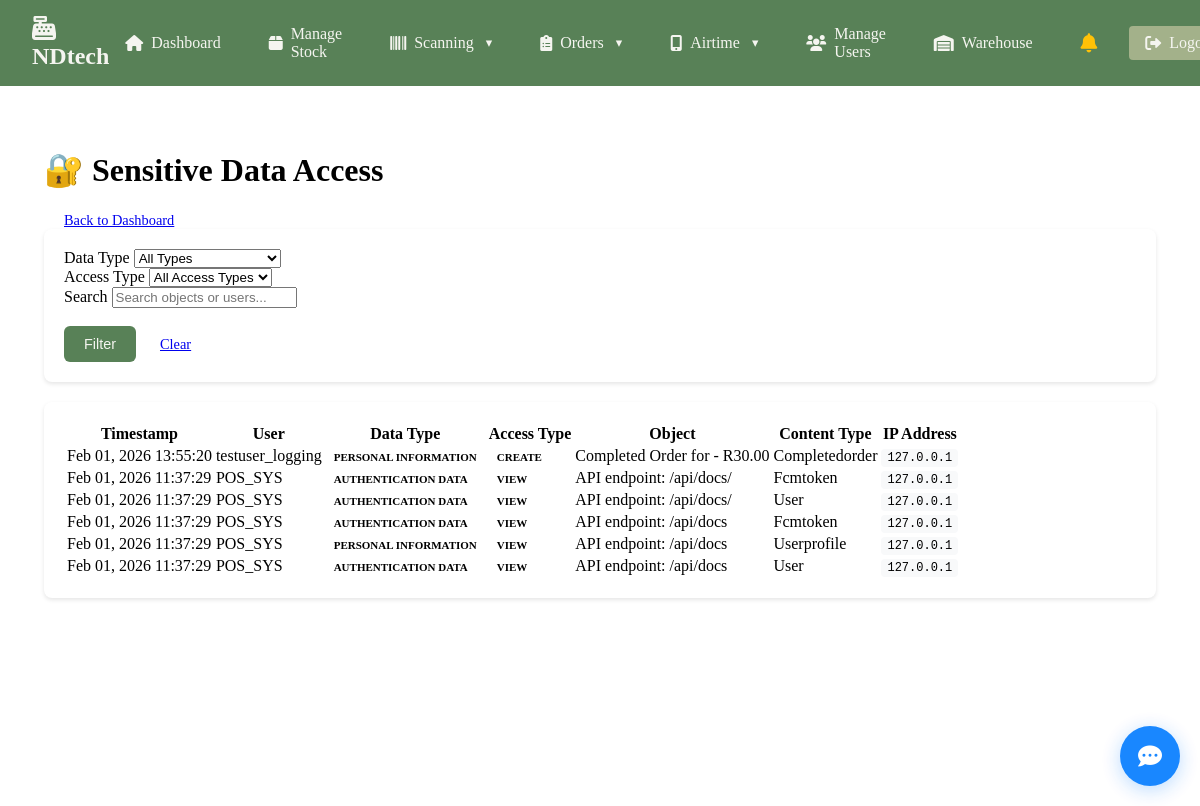
/audit/sensitive-data/ (signed in), run on an earlier commit of the app's database.
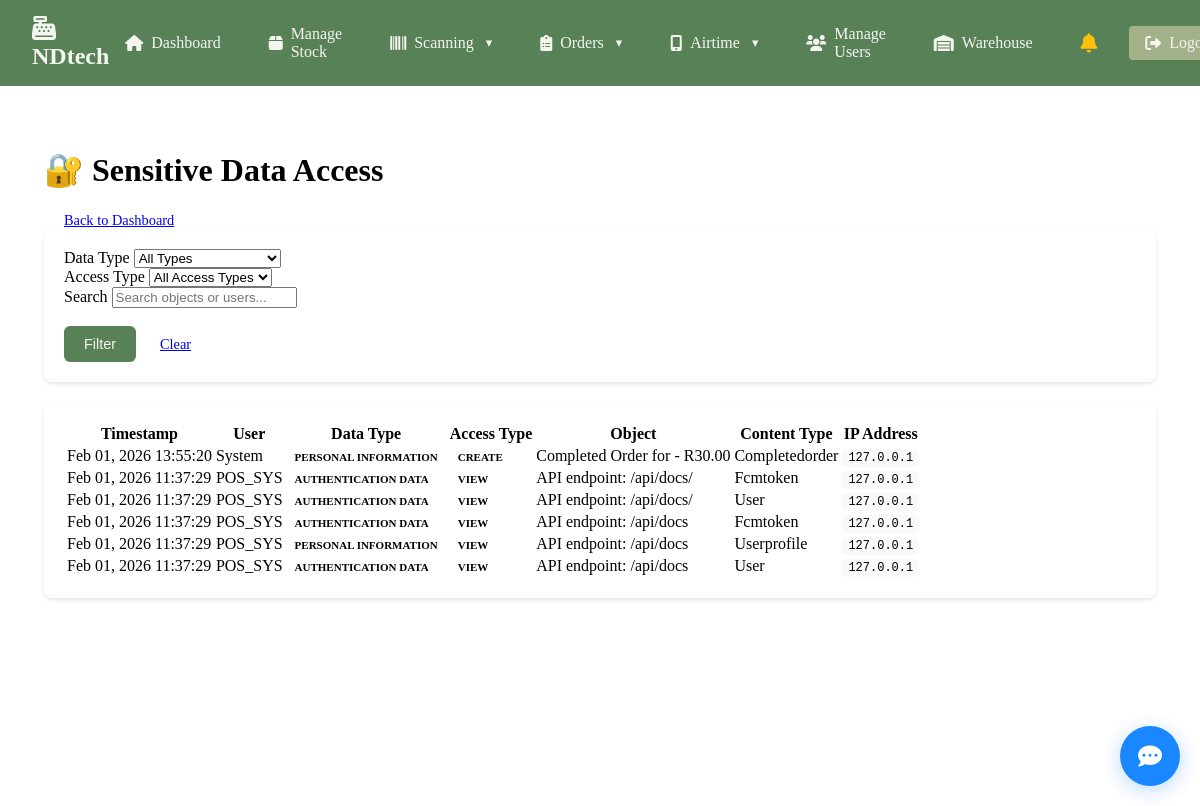
And on a later commit of the database.
### nano/models.py (models this page shows, shortened)
class SensitiveDataAccessLog(models.Model):
    DATA_TYPES = [
        ('personal_info', 'Personal Information'),
        ('financial_data', 'Financial Data'),
        ('health_data', 'Health Data'),
        ('contact_info', 'Contact Information'),
        ('authentication_data', 'Authentication Data'),
        ('location_data', 'Location Data'),
        ('communication_data', 'Communication Data'),
    ]
    ACCESS_TYPES = [
        ('view', 'View'),
        ('export', 'Export'),
        ('print', 'Print'),
        ('download', 'Download'),
        ('share', 'Share'),
    ]
    user = models.ForeignKey(User, on_delete=models.SET_NULL, null=True, blank=True, related_name='sensitive_data_logs')
    data_type = models.CharField(max_length=20, choices=DATA_TYPES)
    access_type = models.CharField(max_length=10, choices=ACCESS_TYPES)
    content_type = models.CharField(max_length=100)  # Model name
    object_id = models.PositiveIntegerField(null=True, blank=True)
    object_repr = models.CharField(max_length=200)
    sensitive_fields = models.JSONField(default=list, help_text="List of sensitive fields accessed")
    ip_address = models.GenericIPAddressField(null=True, blank=True)
    user_agent = models.TextField(blank=True)
    request_url = models.URLField(blank=True)
    session_key = models.CharField(max_length=40, blank=True)
    access_reason = models.TextField(blank=True, help_text="Reason for accessing sensitive data")
    legal_basis = models.CharField(max_length=100, blank=True, help_text="Legal basis for access")
    is_bulk_access = models.BooleanField(default=False)
    total_records = models.PositiveIntegerField(default=1)
    expires_at = models.DateTimeField(null=True, blank=True, help_text="When this log should be deleted")
    created_at = models.DateTimeField(auto_now_add=True)
    class Meta:
        ordering = ['-created_at']
        indexes = [
            models.Index(fields=['data_type', 'access_type', 'created_at']),
            models.Index(fields=['user', 'created_at']),
            models.Index(fields=['content_type', 'created_at']),
            models.Index(fields=['is_bulk_access', 'created_at']),
        ]

### nano/views_audit_dashboard.py (the view)
# urls.py: path('audit/sensitive-data/', views_audit_dashboard.sensitive_data_access_view, name='sensitive_data_access'),
@login_required
@user_passes_test(is_admin_or_manager)
def sensitive_data_access_view(request):
    page = request.GET.get('page', 1)
    data_type = request.GET.get('data_type', '')
    access_type = request.GET.get('access_type', '')
    search = request.GET.get('search', '')
    access_logs = SensitiveDataAccessLog.objects.select_related('user').order_by('-created_at')
    if data_type:
        access_logs = access_logs.filter(data_type=data_type)
    if access_type:
        access_logs = access_logs.filter(access_type=access_type)
    if search:
        access_logs = access_logs.filter(
            Q(object_repr__icontains=search) |
            Q(user__username__icontains=search) |
            Q(content_type__icontains=search)
        )
    paginator = Paginator(access_logs, 50)
    logs_page = paginator.get_page(page)
    context = {
        'access_logs': logs_page,
        'data_types': SensitiveDataAccessLog.DATA_TYPES,
        'access_types': SensitiveDataAccessLog.ACCESS_TYPES,
        'current_filters': {
            'data_type': data_type,
            'access_type': access_type,
            'search': search,
        },
        'page_title': 'Sensitive Data Access',
    }
    return render(request, 'nano/sensitive_data_access.html', context)

### nano/authentication.py (called while the page is built)
    def get_user(self, user_id):
        try:
            user = User.objects.get(pk=user_id)
            if not user.is_active:
                return None
            try:
                user_profile = UserProfile.objects.get(user=user)
                if not user_profile.is_active:
                    return None
            except UserProfile.DoesNotExist:
                pass
            return user
        except User.DoesNotExist:
            return None

### nano/context_processors.py (called while the page is built)
def user_company_name(request):
    if request.user.is_authenticated and hasattr(request.user, 'userprofile'):
        company_name = getattr(request.user.userprofile, 'company_name', None)
        if company_name:
            return {'user_company_name': company_name}
    return {'user_company_name': 'NDtech'}

### nano/views_audit_dashboard.py (called while the page is built)
def is_admin_or_manager(user):
    if not user.is_authenticated:
        return False
    try:
        profile = user.userprofile
        return profile.role in ['admin', 'manager', 'superuser']
    except UserProfile.DoesNotExist:
        return user.is_staff or user.is_superuser

### nano/templates/nano/sensitive_data_access.html (shortened to what this page needs)
{% extends "nano/base.html" %}
{% load static %}
{% block content %}
<div class="sensitive-data-access">
    <div class="d-flex justify-content-between align-items-center mb-4">
        <h1>🔐 Sensitive Data Access</h1>
        <a href="{% url 'nano:audit_dashboard' %}" class="btn btn-outline-primary">Back to Dashboard</a>
    </div>
    <div class="filters-section">
        <form method="get" class="row g-3">
            <div class="col-md-3">
                <label for="data_type" class="form-label">Data Type</label>
                <select name="data_type" id="data_type" class="form-select">
                    <option value="">All Types</option>
                </select>
            </div>
            <div class="col-md-3">
                <label for="access_type" class="form-label">Access Type</label>
                <select name="access_type" id="access_type" class="form-select">
                    <option value="">All Access Types</option>
                </select>
            </div>
            <div class="col-md-4">
                <label for="search" class="form-label">Search</label>
                <input type="text" name="search" id="search" class="form-control"
                       value="{{ current_filters.search }}" placeholder="Search objects or users...">
            </div>
            <div class="col-md-2">
                <label class="form-label">&nbsp;</label>
                <div>
                    <button type="submit" class="btn btn-primary me-2">Filter</button>
                    <a href="{% url 'nano:sensitive_data_access' %}" class="btn btn-outline-secondary">Clear</a>
                </div>
            </div>
        </form>
    </div>
    <div class="access-table">
        {% if access_logs %}
        <div class="table-responsive">
            <table class="table table-striped">
                <thead>
                    <tr>
                        <th>Timestamp</th>
                        <th>User</th>
                        <th>Data Type</th>
                        <th>Access Type</th>
                        <th>Object</th>
                        <th>Content Type</th>
                        <th>IP Address</th>
                    </tr>
                </thead>
                <tbody>
                    {% for log in access_logs %}
                    <tr>
                        <td>{{ log.created_at|date:"M d, Y H:i:s" }}</td>
                        <td class="user-info">
                            {% if log.user %}
                                {{ log.user.username }}
                            {% else %}
                                System
                            {% endif %}
                        </td>
                        <td>
                            <span class="data-type type-{{ log.data_type }}">
                                {{ log.get_data_type_display }}
                            </span>
                        </td>
                        <td>
                            <span class="access-type access-{{ log.access_type }}">
                                {{ log.get_access_type_display }}
                            </span>
                        </td>
                        <td class="object-details" title="{{ log.object_repr }}">
                            {{ log.object_repr|truncatechars:40 }}
                        </td>
                        <td>{{ log.content_type|title }}</td>
                        <td>
                            {% if log.ip_address %}
                                <span class="ip-address">{{ log.ip_address }}</span>
                            {% else %}
                                -
                            {% endif %}
                        </td>
                    </tr>
                    {% endfor %}
                </tbody>
            </table>
        </div>
        {% else %}
        <div class="text-center py-5">
            <h5>No sensitive data access logs found</h5>
            <p class="text-muted">Try adjusting your filters or check back later.</p>
        </div>
        {% endif %}
    </div>
</div>
{% endblock %}

What changed in the data, as far as the page shows it:
changed SensitiveDataAccessLog "Feb 01, 2026 13:55:20": user.username "testuser_logging" → (not shown); now shows "System"
